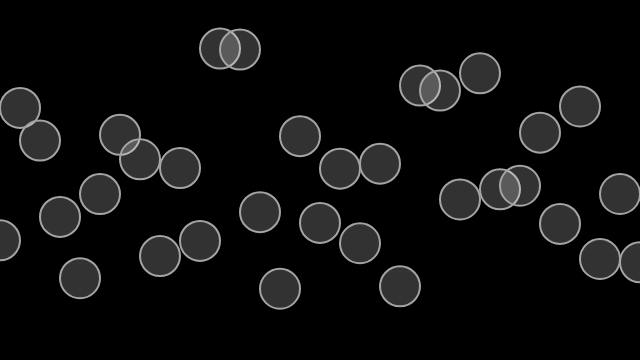
Frame 1 (no input)
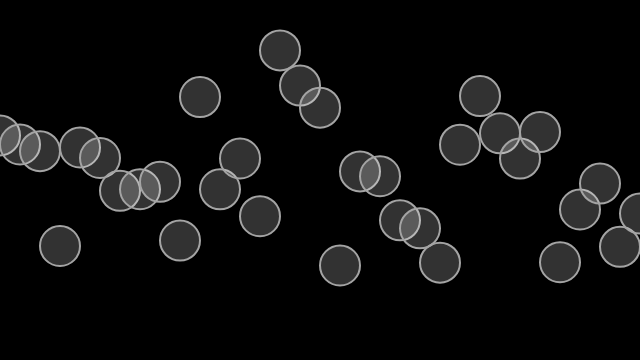
Frame 60 (no input)
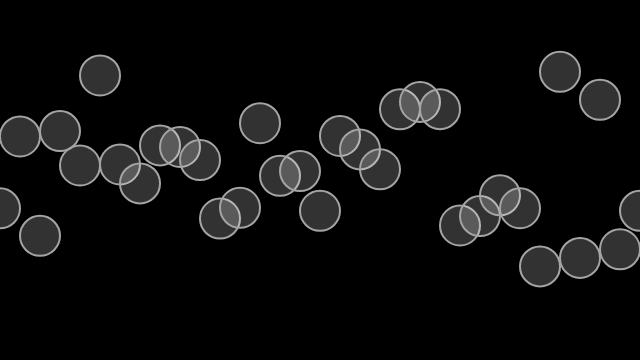
Frame 120 (the mouse pressed at the canvas centre since frame 60)

The p5.js sketch that drew these frames (run headless with seeded random() and noise() and a simulated clock; from frame 60 on, the mouse is pressed at the canvas centre):

// p5.js sketch
// ── sketch.js
// Sketch Title - for MuW201 Tangible Computing, 2019
// Firstname Lastname 
// GitHub Username
// Date 
 let startAngle = 0;
let angleVel = 6;

function setup() {
  createCanvas(640, 360);
}

function draw() {
  background(0);

  startAngle += 0.015;
  let angle = startAngle;

  for (let x = 0; x <= width; x += 20) {
    let y = map(noise(angle), 0, 1, 0, height);
    stroke(164);
    fill(255, 50);
    strokeWeight(2);
    ellipse(x, y, 40, 40);
    angle += angleVel;
  }
}

  


// ── 5-5.html
<!-- boilerplate p5 example -->
<!DOCTYPE html>

<html>

<head>
	<title> p5 sketch </title>
	<script src="https://cdnjs.cloudflare.com/ajax/libs/p5.js/0.8.0/p5.min.js"></script>
	<script src="https://cdnjs.cloudflare.com/ajax/libs/p5.js/0.8.0/addons/p5.dom.min.js"></script> 
	<link rel="stylesheet" type="text/css" href="style.css"> 
	<script src="sketch.js"></script>
	

</head>

<body>
	<h1></h1>
	
	<center><h2>  </h2></center>
	<div id="sketch-holder"></div>
</body>

<footer>
	<a href="../../index.html"> back to home </a>
</footer>



</html>
